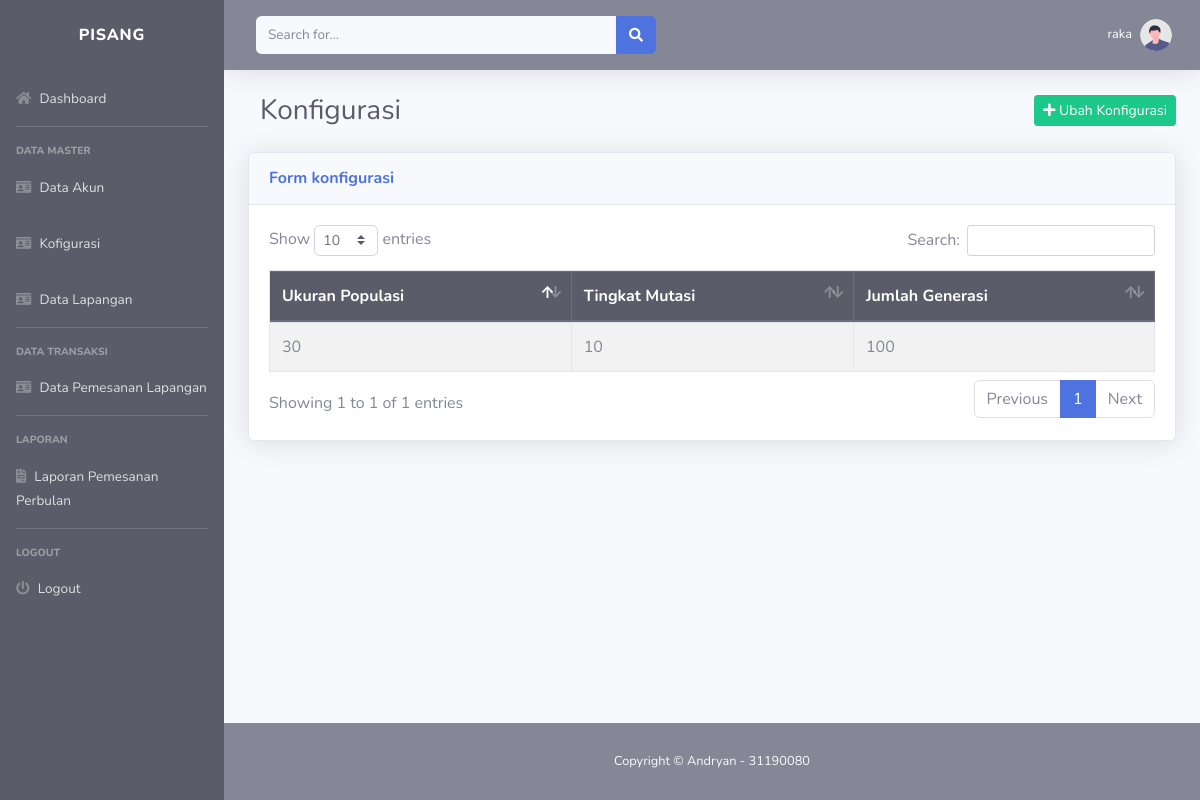
/adm/konfigurasi.php (signed in), run on the app's committed database.
### tables this page shows
CREATE TABLE `data_konfigurasi` (
  `populationSize` int(11) NOT NULL,
  `mutationRate` int(11) NOT NULL,
  `generations` int(11) NOT NULL
);

### adm/konfigurasi.php (the view, shortened to what this page needs)
<?php
include '../function.php';
?>
<!DOCTYPE html>
<html>
    <head>
        <?php include "../layout/header.php"?>
    </head>
    <body id="page-top">
        <div id="wrapper">
            <?php include "sidebar.php"; ?>
            <div id="content-wrapper" class="d-flex flex-column">
                <div id="content">
                    <?php include "../layout/topbar.php";?>
                    <div class="container-fluid">
                        <div class="d-sm-flex align-items-center justify-content-between mb-4" >
                            <h2 class="h3 mb-0 text-gray-800 col-md-8">Konfigurasi</h2>
                            <button type="button" class="btn btn-success btn-sm" data-toggle="modal" data-target="#addIncomingModal" >
                                <i class="fas fa-plus"></i>
                                Ubah Konfigurasi
                            </button>
                        </div>
                        <div class="card shadow mb-4">
                            <div class="card-header py-3">
                                <h6 class="m-0 font-weight-bold text-primary">
                                    Form konfigurasi
                                </h6>
                            </div>
                            <div class="card-body">
                                <div class="table-responsive table-striped">
                                    <table class="table table-bordered" id="dataTable" width="100%" cellspacing="0" >
                                        <thead class="thead-dark">
                                            <tr>
                                                <th>Ukuran Populasi</th>
                                                <th>Tingkat Mutasi</th>
                                                <th>Jumlah Generasi</th>
                                            </tr>
                                        </thead>
                                        <tbody>
                                            <?php
                                            $dataStock = mysqli_query($conn, "SELECT * FROM data_konfigurasi");
                                            while ($data = mysqli_fetch_array($dataStock)) {
                                              $populasi = $data['populationSize'];
                                              $mutasi = $data['mutationRate'];
                                              $generasi = $data['generations'];
                                            ?>
                                            <tr>
                                                <td><?= $populasi ?></td>
                                                <td><?= $mutasi ?></td>
                                                <td><?= $generasi ?></td>
                                            </tr>
                                            <?php
                                            }
                                            ?>
                                        </tbody>
                                    </table>
                                </div>
                            </div>
                        </div>
                    </div>
                </div>
                <?php include "../layout/footer.php";?>
            </div>
        </div>
    </body>
</html>

### data on the page
data_konfigurasi: populationSize "30", mutationRate "10", generations "100"

### other printed values
$_SESSION['nama'] "raka"
